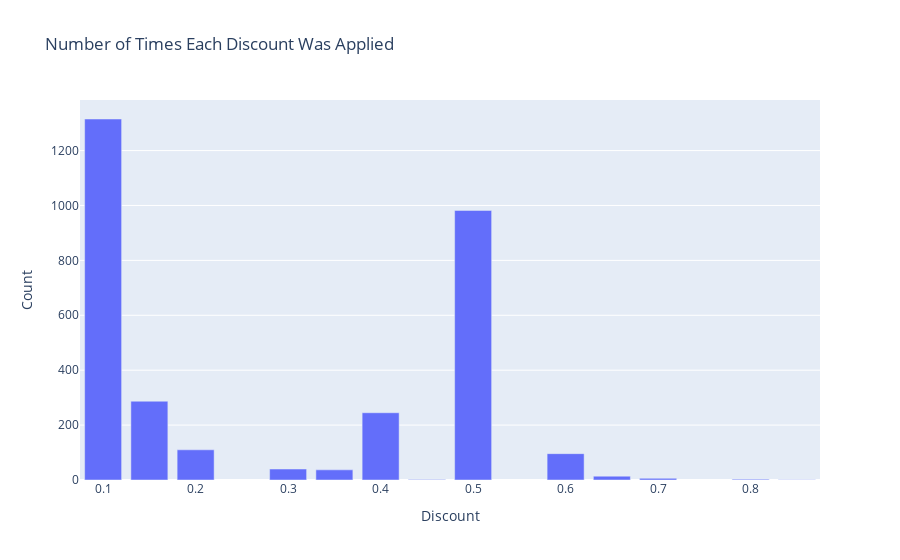

Here is the notebook cell this chart was saved with:
### Code cell
discount_count = df[df['Discount']!=0]['Discount'].value_counts().sort_index()

px.bar(
    x=discount_count.index,
    y=discount_count.values,
    title="Number of Times Each Discount Was Applied",
    labels={'x': 'Discount', 'y': 'Count'}
).show()

### Figure 1 — Plotly figure (JSON) as saved in the notebook; plotly's stock layout.template omitted (floating-point values rounded to 4 significant figures)
{"data": [{"hovertemplate": "Discount=%{x}<br>Count=%{y}<extra></extra>", "legendgroup": "", "marker": {"color": "#636efa", "pattern": {"shape": ""}}, "name": "", "orientation": "v", "showlegend": false, "textposition": "auto", "type": "bar", "x": [0.1, 0.15, 0.2, 0.3, 0.35, 0.4, 0.45, 0.5, 0.6, 0.65, 0.7, 0.8, 0.85], "xaxis": "x", "y": [1315, 287, 110, 40, 37, 245, 2, 982, 96, 14, 6, 3, 1], "yaxis": "y"}], "layout": {"barmode": "relative", "legend": {"tracegroupgap": 0}, "title": {"text": "Number of Times Each Discount Was Applied"}, "xaxis": {"anchor": "y", "domain": [0, 1], "title": {"text": "Discount"}}, "yaxis": {"anchor": "x", "domain": [0, 1], "title": {"text": "Count"}}}}
